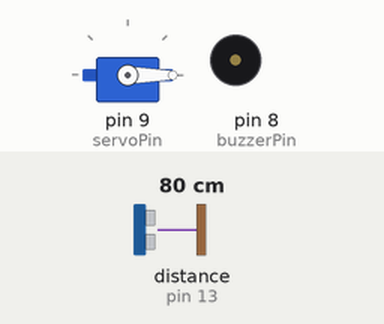
The sketch below on a simulated Arduino Uno, built with avr-gcc and run on an emulated ATmega328P. Shown: servo, buzzer (waves = sounding). Wiring (inferred from the names in the program): ultrasonic range finder: trigger pin 12; echo pin 13. Inputs (shaded band) come from the test bench; at power-on: distance to the obstacle (sensor on pin 13) 80 cm. The echo pulse lasts 58.3 µs per cm.

Above: at 2.2 s.
2.3 s: distance to the obstacle (sensor on pin 13) set to 15 cm
3.8 s: distance to the obstacle (sensor on pin 13) set to 11 cm
At 4.8 s:
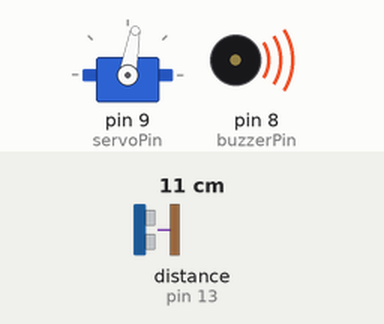
At 5.8 s:
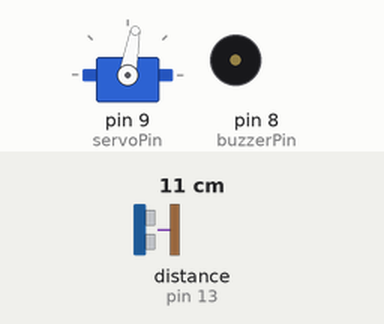
Timing chart, 0 to 7.3 s (numbered marks = the images above; inputs shaded):
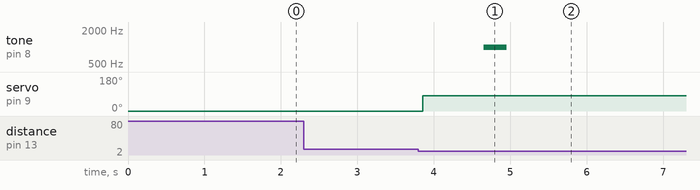

Measured:
- the behaviour switches between 14 and 13 cm on distance to the obstacle (sensor on pin 13) (found by bisection; images 0 and 1)
- after the input at 2.3 s, every drawn part: stays the same
- after the input at 3.8 s, tone on pin 8 (buzzerPin): silent → 1000 Hz after 0.85 s, → silent 0.30 s later; servo on pin 9 (servoPin): 0° → 80° after 0.05 s

The sketch:

bin_lid_control.ino
```cpp
// (licence header left out)
// Initialise the Libraries
#include <Servo.h>

// Initialise the Variables - Ports
Servo servo;
int servoPin = 9;
int buzzerPin = 8;
int trigPinOutsideBin = 12;
int echoPinOutsideBin = 13;
int actualDistance = 50;
int triggerDistance = 15;
bool lidIsOpen = false;

// Initialise the Process during Run
void setup() {
  servo.attach(servoPin);
  pinMode(trigPinOutsideBin, OUTPUT);
  pinMode(echoPinOutsideBin, INPUT);
  pinMode(buzzerPin, OUTPUT);
  servo.write(0); // reset position of lid to closed position
  delay(1000);
  servo.detach();

}

// Processes during Run
long measureDistance(int senderPin, int receiverPin) {
  /* Measure the distance between the sensor and the object.
     The senderPin is usually the trigPin and the receiverPin is usually the
     echoPin, following conventions.
  */
  long duration;
  long distance;

  digitalWrite(senderPin, LOW);
  delayMicroseconds(5);
  digitalWrite(senderPin, HIGH);
  delayMicroseconds(15);
  digitalWrite(senderPin, LOW);

  duration = pulseIn(receiverPin, HIGH);
  distance = duration / 52.5;

  return distance;

}

int measureAverageDistance(int senderPin, int receiverPin) {
  /* Measure the average distance between the sensor and the object by running
     measureDistance() three times.
  */
  int averageDistance;
  int count = 2;
  int totalDistance;

  while (count >= 0) {
    totalDistance += measureDistance(senderPin, receiverPin);
    count--;
    delay(16);
  }

  averageDistance = totalDistance / 3;

  return averageDistance;

}

void openBinLid() {
  /* Open the bin's lid.
  */
  servo.attach(servoPin);
  delay(8);
  servo.write(80);
  delay(800);
  servo.detach();

}

void closeBinLid() {
  /* Close the bin's lid.
  */
  servo.attach(servoPin);
  delay(8);
  servo.write(0);
  delay(800);
  servo.detach();

}

void loop() {
  actualDistance = measureAverageDistance(trigPinOutsideBin, echoPinOutsideBin);

  if (!lidIsOpen && actualDistance < triggerDistance) {
    openBinLid();
    tone(buzzerPin, 1000);
    delay(300);
    noTone(buzzerPin);
    lidIsOpen = true;

  } else if (lidIsOpen && actualDistance > triggerDistance) {
    delay(1200);
    closeBinLid();
    lidIsOpen = false;

  }

}
```
